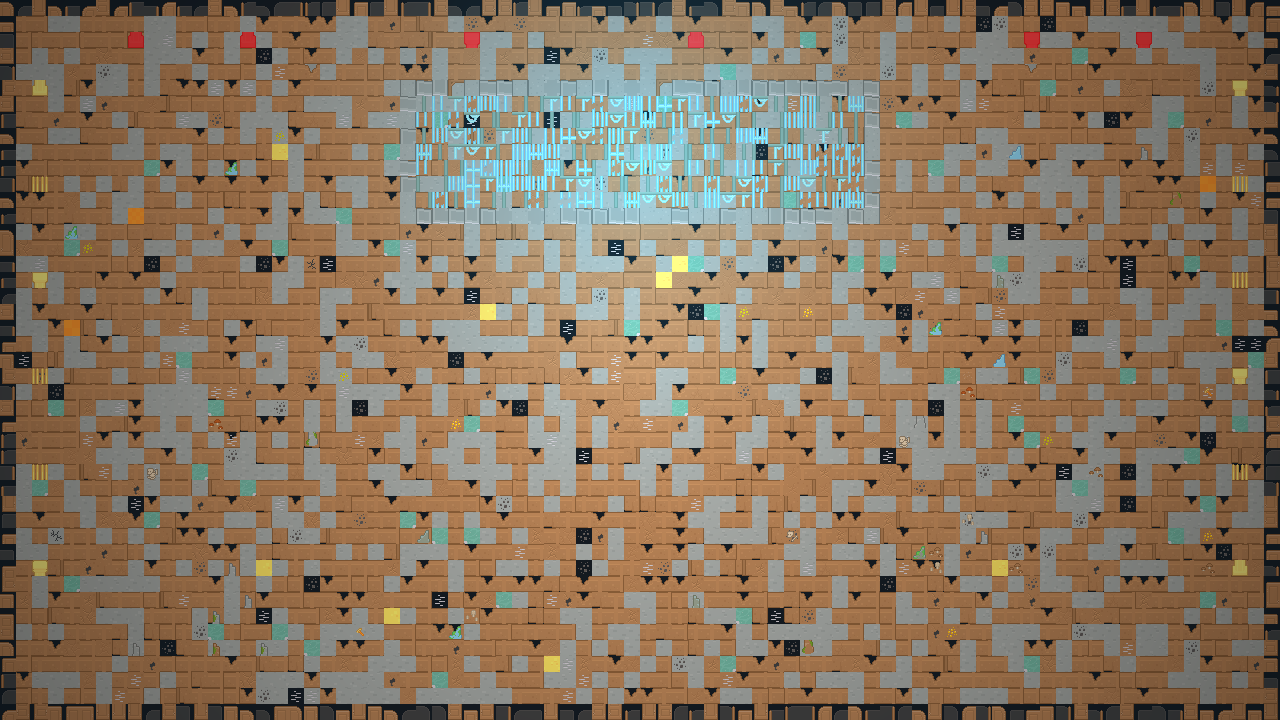
#> input picture Archive/UnusedCandidates/backgrounds/ruins_v2.png, 2560 x 1440 px, given in place of roguelikeDungeon_transparent.png, which was not available (shown at 1/2 size)
$ python generate_ruins_v6.py
#> lines starting #> are read from the running program, lines starting #| are printed output that depends on the picture; pictures that were not available may be replaced by others from this repository, and a replacement may not be noted
import os, random
from PIL import Image
import numpy as np

random.seed(46)

BASE = os.path.dirname(os.path.abspath(__file__))
SRC = os.path.join(BASE, "kenney_roguelike", "Spritesheet", "roguelikeDungeon_transparent.png")
sheet = Image.open(SRC).convert("RGBA")

def get(c, r):
    return sheet.crop((c*17, r*17, c*17+16, r*17+16))

SCALE = 2
TILE = 16 * SCALE

def tile(c, r):
    return get(c, r).resize((TILE, TILE), Image.NEAREST)

def paste(dst, src, x, y):
    dst.paste(src, (x, y), src)

def tint(src_img, mult, add=(0,0,0)):
    arr = np.array(src_img).astype(float)
    for i in range(3):
        arr[..., i] = arr[..., i] * mult[i] + add[i]
    np.clip(arr[..., :3], 0, 255, out=arr[..., :3])
    return Image.fromarray(arr.astype(np.uint8))

walls_dark = [(21,0),(22,0),(23,0),(24,0),(25,0),(26,0),(27,0),(28,0),
              (21,1),(22,1),(23,1),(24,1),(25,1),(26,1),(27,1),(28,1),
              (21,2),(22,2),(23,2),(24,2),(25,2),(26,2),(27,2),(28,2)]
walls_grey = [(8,0),(9,0),(10,0),(11,0),(12,0),
              (8,1),(9,1),(10,1),(11,1),(12,1),
              (8,2),(9,2),(10,2),(11,2),(12,2)]
floors_grey = [(8,0),(9,0),(10,0),(11,0),(12,0),
               (8,1),(9,1),(10,1),(11,1),(12,1)]
floors_dark = [(8,2),(9,2),(10,2),(11,2),(12,2)]

pillars = [(0,5),(1,5),(0,6),(1,6)]
banner = [(2,5),(2,6)]
crystals = [(0,0),(1,0),(2,0),(3,0)]
gems = [(13,10),(14,10),(15,10),(16,10),(13,11),(14,11),(15,11),(16,11)]
skulls = [(0,2),(1,2),(2,2),(3,2)]
rocks = [(4,0),(5,0),(6,0),(7,0),(4,1),(5,1),(6,1),(7,1)]
lights = [(15,13),(16,13),(17,13),(15,14),(16,14),(17,14)]
water = [(0,8),(1,8),(2,8),(3,8),(4,8),(5,8),(6,8),(7,8),
         (0,9),(1,9),(2,9),(3,9),(4,9),(5,9),(6,9),(7,9)]

GRID_W, GRID_H = 80, 45
W, H = GRID_W * TILE, GRID_H * TILE
canvas = Image.new("RGBA", (W, H), (10, 10, 13, 255))

# ---- floor ----
for y in range(1, GRID_H-1):
    for x in range(1, GRID_W-1):
        r = random.random()
        if r < 0.10:
            t = tile(*random.choice(floors_dark))
        else:
            t = tile(*random.choice(floors_grey))
        t = tint(t, (0.84, 0.89, 1.02), (-32, -26, -16))
        paste(canvas, t, x*TILE, y*TILE)

path_half = 5
for y in range(12, GRID_H-2):
    for x in range(GRID_W//2 - path_half, GRID_W//2 + path_half + 1):
        if random.random() < 0.65:
            t = tile(*random.choice(floors_grey))
            t = tint(t, (0.90, 0.95, 1.05), (-16, -12, -4))
            paste(canvas, t, x*TILE, y*TILE)

# ---- perimeter walls, forced very dark ----
def dark_wall():
    return tint(tile(*random.choice(walls_dark)), (0.35, 0.38, 0.45), (-40, -35, -25))

for x in range(GRID_W):
    paste(canvas, dark_wall(), x*TILE, 0)
    paste(canvas, dark_wall(), x*TILE, (GRID_H-1)*TILE)
for y in range(1, GRID_H-1):
    paste(canvas, dark_wall(), 0, y*TILE)
    paste(canvas, dark_wall(), (GRID_W-1)*TILE, y*TILE)

# ---- back teal portal ----
back_w, back_h = 36, 7
back_x = (GRID_W - back_w) // 2
back_y = 5
for x in range(back_x-1, back_x+back_w+1):
    paste(canvas, tile(*random.choice(walls_grey)), x*TILE, (back_y-1)*TILE)
    paste(canvas, tile(*random.choice(walls_grey)), x*TILE, (back_y+back_h)*TILE)
for y in range(back_y-1, back_y+back_h+1):
    paste(canvas, tile(*random.choice(walls_grey)), (back_x-1)*TILE, y*TILE)
    paste(canvas, tile(*random.choice(walls_grey)), (back_x+back_w)*TILE, y*TILE)
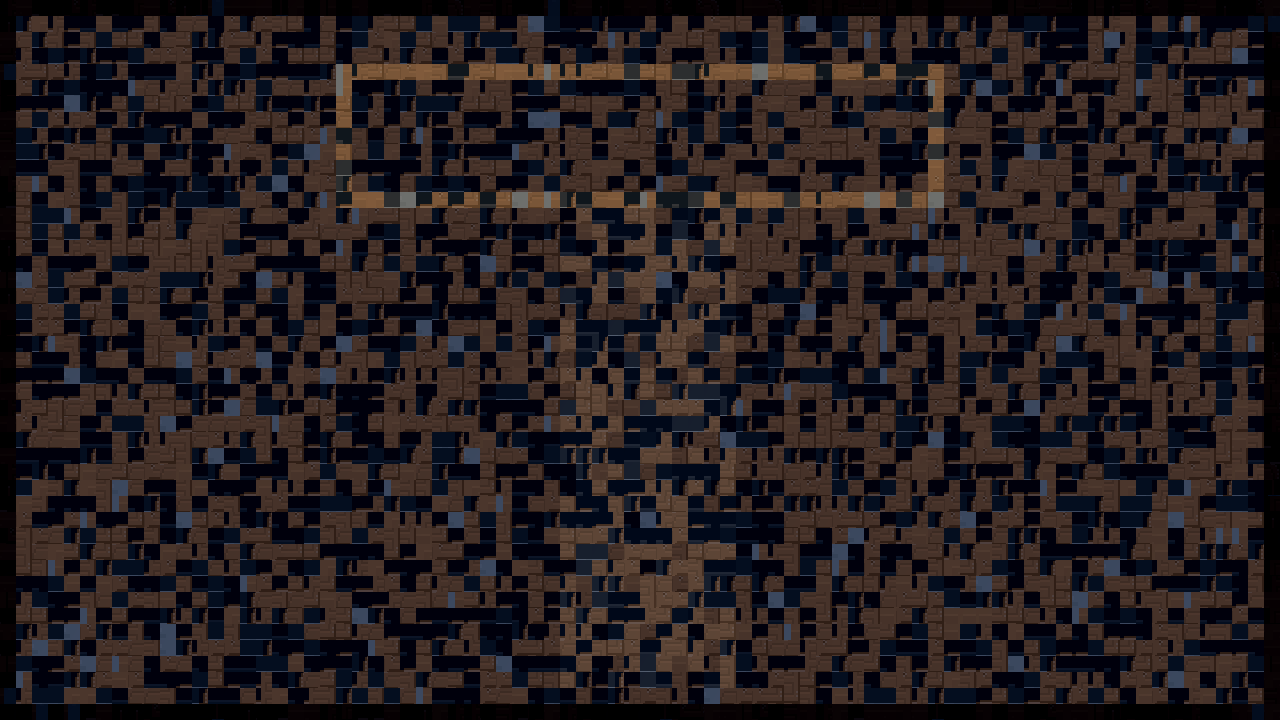
#> canvas: PIL image 2560x1440 RGBA (shown at 1/2 size); mean R, G, B, A 37.8, 29.9, 31.5, 255
for y in range(back_y, back_y+back_h):
    for x in range(back_x, back_x+back_w):
        w = tile(*random.choice(water))
        w = tint(w, (0.55, 1.35, 1.75), (10, 70, 130))
        paste(canvas, w, x*TILE, y*TILE)
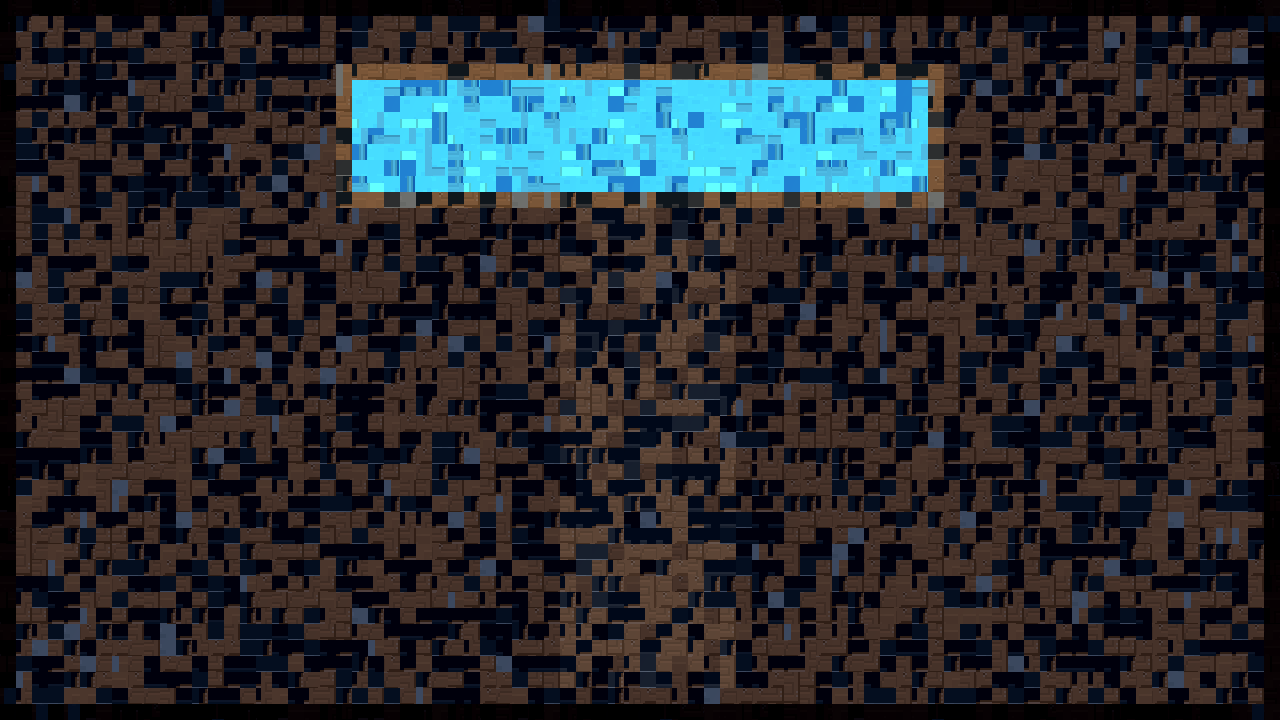
#> canvas: PIL image 2560x1440 RGBA (shown at 1/2 size); mean R, G, B, A 39.8, 41.7, 46.1, 255

# ---- golden statues: 2 tiles wide x 2 tiles tall ----
def golden_pillar():
    p = tile(*random.choice(pillars))
    return tint(p, (1.65, 1.45, 0.85), (60, 38, -4))

statue_y = list(range(8, GRID_H-8, 8))
for y in statue_y:
    for dy in [0, 1]:
        # left statue block 2x2
        paste(canvas, golden_pillar(), 2*TILE, (y+dy)*TILE)
        paste(canvas, golden_pillar(), 3*TILE, (y+dy)*TILE)
        # right statue block 2x2
        paste(canvas, golden_pillar(), (GRID_W-4)*TILE, (y+dy)*TILE)
        paste(canvas, golden_pillar(), (GRID_W-3)*TILE, (y+dy)*TILE)
#> this loop made 4 passes
#> pass 1, in golden_pillar (call 2), `p = tile(*random.choice(pillars))`:
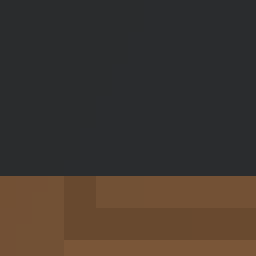
#> p: PIL image 32x32 RGBA (shown 8 times larger); mean R, G, B, A 63.9, 54.9, 47.4, 255

# ---- red banners ----
def red_banner():
    b = tile(*random.choice(banner))
    return tint(b, (1.8, 0.26, 0.26), (65, -20, -20))

for x in range(12, GRID_W-12, 10):
    if random.random() < 0.85:
        paste(canvas, red_banner(), x*TILE, 2*TILE)
        paste(canvas, red_banner(), x*TILE, 3*TILE)

# ---- crystals near back ----
for _ in range(28):
    x = random.randint(back_x-5, back_x+back_w+5)
    y = random.randint(back_y+back_h+1, back_y+back_h+5)
    if 1 <= x < GRID_W-1 and 1 <= y < GRID_H-1:
        c = tile(*random.choice(crystals))
        c = tint(c, (0.60, 1.30, 1.70), (10, 45, 85))
        paste(canvas, c, x*TILE, y*TILE)
#> this loop made 28 passes
#> (x, y) on passes 1 to 12: (42, 13), (29, 14), (45, 14), (57, 17), (44, 17), (34, 15), (35, 13), (27, 13), (20, 16), (20, 16), (45, 14), (50, 15)
#> pass 1, `c = tint(c, (0.60, 1.30, 1.70), (10, 45, 85))`:
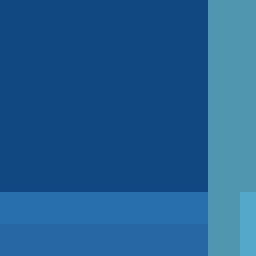
#> c: PIL image 32x32 RGBA (shown 8 times larger); mean R, G, B, A 33.5, 94, 146.7, 255
#> pass 2, `c = tile(*random.choice(crystals))`:
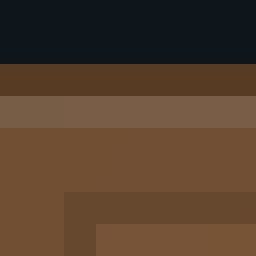
#> c: PIL image 32x32 RGBA (shown 8 times larger); mean R, G, B, A 85, 63.4, 45.3, 255
#> after the loop:
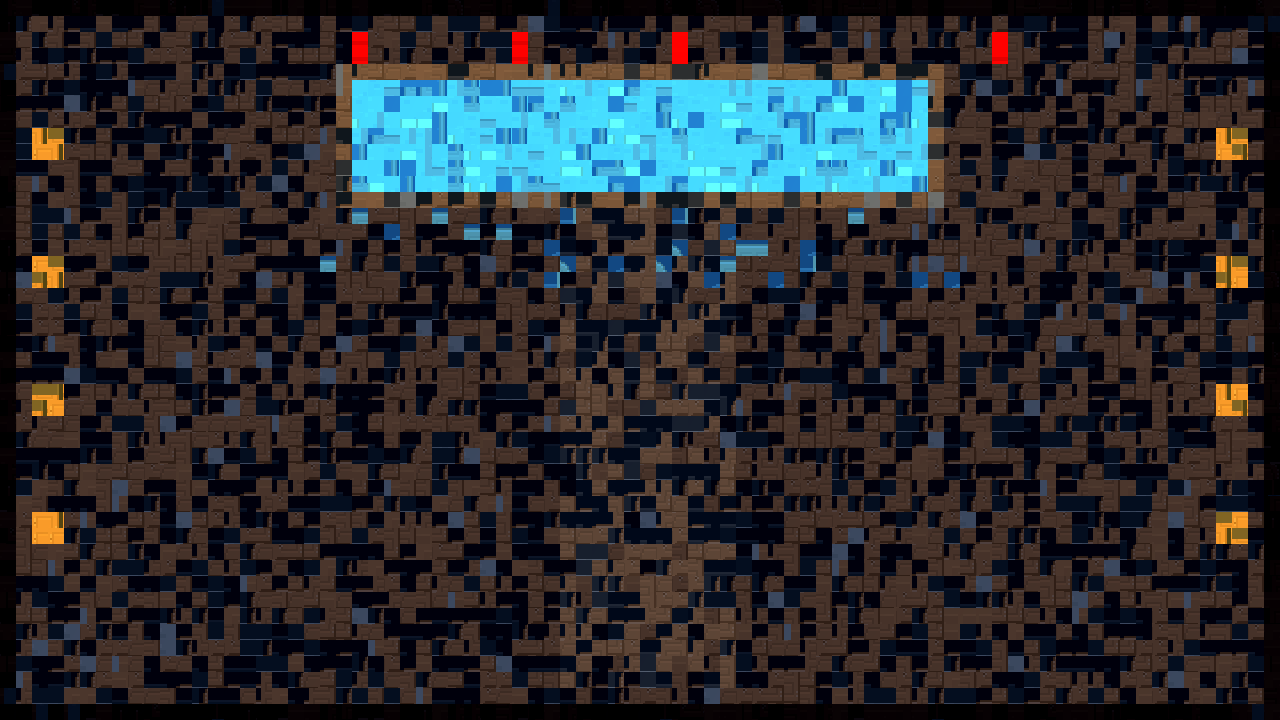
#> canvas: PIL image 2560x1440 RGBA (shown at 1/2 size); mean R, G, B, A 41.7, 43, 46.8, 255

# ---- braziers near statues ----
for y in statue_y:
    for dx in [5, GRID_W-6]:
        b = tile(*random.choice(lights))
        b = tint(b, (1.75, 1.35, 0.78), (75, 40, -5))
        paste(canvas, b, dx*TILE, (y+1)*TILE)
#> this loop made 4 passes
#> pass 2, in tint (call 4167), `arr = np.array(src_img).astype(float)`:
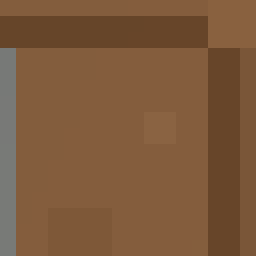
#> arr: shape (32, 32, 4) float64 (shown 8 times larger); mean R, G, B, A 124.7, 89.2, 59.5, 255

# ---- sparse rubble ----
for _ in range(16):
    x = random.randint(5, GRID_W-6)
    y = random.randint(16, GRID_H-5)
    if abs(x - GRID_W//2) <= path_half+2:
        continue
    if (back_x-5 <= x <= back_x+back_w+5) and (y <= back_y+back_h+6):
        continue
    choice = random.random()
    if choice < 0.4:
        obj = tile(*random.choice(skulls))
    elif choice < 0.75:
        obj = tile(*random.choice(rocks))
    else:
        obj = tile(*random.choice(gems))
    paste(canvas, obj, x*TILE, y*TILE)
#> this loop made 16 passes
#> (x, y, choice) on passes 1, 2, 3, 4, 5, 6, 7, 9, 10, 11, 12, 13: (61, 36, 0.997), (53, 25, 0.0716), (71, 25, 0.974), (13, 31, 0.356), (30, 40, 0.111), (9, 17, 0.933), (53, 40, 0.304), (50, 27, 0.541), (27, 25, 0.89), (26, 28, 0.421), (12, 23, 0.0802), (60, 28, 0.986)
#> (x, y) on pass 8: (34, 19)

# ---- post FX ----
img = canvas.convert("RGB")
arr = np.array(img).astype(float)
h, w = arr.shape[:2]
#> h = 1440; w = 2560

# vignette
Y, X = np.ogrid[:h, :w]
#> Y = 1440 values from 0 to 1439
cx, cy = w // 2, h // 2
#> cx = 1280; cy = 720
max_d = np.sqrt(cx**2 + cy**2)
#> max_d = 1468.6
dist = np.sqrt((X-cx)**2 + (Y-cy)**2)
mask = 1.0 - (dist / max_d) * 0.55
mask = np.clip(mask, 0.20, 1.0)
arr *= mask[:, :, None]

# teal back glow
yc, xc = int(h * 0.16), w // 2
#> yc = 230; xc = 1280
radius = h * 0.55
#> radius = 792
glow = np.zeros_like(arr)
for y in range(h):
    drow = y - yc
    for x in range(w):
        d = np.sqrt((x-xc)**2 + drow**2)
        if d < radius:
            f = (1 - d/radius) ** 1.4
            glow[y, x] = [0, 58*f, 88*f]
arr += glow

# shadow teal lift
lum = arr.max(axis=2, keepdims=True)
teal = np.array([0, 16, 28], dtype=float).reshape(1,1,3)
shadow_w = np.clip(1.0 - lum/50.0, 0, 1)
arr += teal * shadow_w

# slight highlight warmth
arr[..., 0] = np.clip(arr[..., 0] * 1.05 + 3, 0, 255)

np.clip(arr, 0, 255, out=arr)
final = Image.fromarray(arr.astype(np.uint8))

out_full = os.path.join(BASE, "backgrounds", "ruins_v6.png")
out_prev = os.path.join(BASE, "backgrounds", "preview_ruins_v6.png")
final.save(out_full)
final.resize((1280, 720), Image.NEAREST).save(out_prev)
print("saved", out_full, final.size)
#| saved Archive/UnusedCandidates/backgrounds/ruins_v6.png (2560, 1440)
print("saved preview", out_prev)
